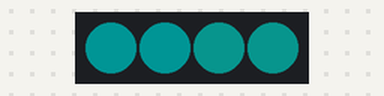
A sketch run on a simulated Arduino Uno, built with avr-gcc and run on an emulated ATmega328P. On the bench: 4 RGB LEDs in strip order, left to right. Dim RGB values are drawn brighter than linear.

Above: at 1.2 s.
Timing chart, 0 to 2.7 s (numbered marks = the images above):
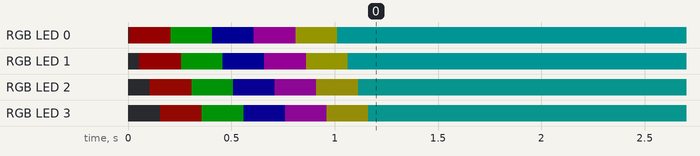

The sketch:

3_2_color_flowing_light.ino
```cpp
//Clockwise and counterclockwise colored flowing lights

#include <FastLED.h>

#define LED_PIN A1
#define NUM_LEDS 4

CRGB leds[NUM_LEDS];

void setup()
{
  FastLED.addLeds<WS2812, LED_PIN, GRB>(leds, NUM_LEDS);
  FastLED.setMaxPowerInVoltsAndMilliamps(5, 500);
  FastLED.clear();
  FastLED.show();
}

void loop()
{
  //Dark color, red → green, clockwise
  for (int i = 0; i < NUM_LEDS; i++ )
  {
    leds[i] = CRGB(255 - 7 * i, 7 * i, 0 );
    FastLED.setBrightness(20);
    FastLED.show();
    delay (50);
  }

  //Dark color, green → blue, clockwise
  for (int i = 0; i < NUM_LEDS; i++ )
  {
    leds[i] = CRGB(0, 255 - 7 * i, 7 * i );
    FastLED.setBrightness(20);
    FastLED.show();
    delay (50);
  }

  //Dark color, blue → red, clockwise
  for (int i = 0; i < NUM_LEDS; i++ )
  {
    leds[i] = CRGB(7 * i, 0, 255 - 7 * i );
    FastLED.setBrightness(20);
    FastLED.show();
    delay (50);
  }

  //Light color, red → green, clockwise
  for (int i = 0; i < NUM_LEDS; i++ )
  {
    leds[i] = CRGB(255 - 7 * i, 7 * i, 255);
    FastLED.setBrightness(20);
    FastLED.show();
    delay (50);
  }

 //Light color, green → blue, clockwise
  for (int i = 0; i < NUM_LEDS; i++ )
  {
    leds[i] = CRGB(255, 255 - 7 * i, 7 * i);
    FastLED.setBrightness(20);
    FastLED.show();
    delay (50);
  }

//Light color, blue → red, clockwise
  for (int i = 0; i < NUM_LEDS; i++ )
  {
    leds[i] = CRGB(7 * i, 255, 255 - 7 * i);
    FastLED.setBrightness(20);
    FastLED.show();
    delay (50);
  }

//Dark color, red → blue, counterclockwise
  for (int i = NUM_LEDS; i > 0; i-- )
  {
    leds[i] = CRGB(255 - 7 * i, 0, 7 * i );
    FastLED.setBrightness(20);
    FastLED.show();
    delay (50);
  }

//Dark color, blue → green, counterclockwise
  for (int i = NUM_LEDS; i > 0; i-- )
  {
    leds[i] = CRGB(0, 7 * i, 255 - 7 * i );
    FastLED.setBrightness(20);
    FastLED.show();
    delay (50);
  }

//Dark color, green → red, counterclockwise
  for (int i = NUM_LEDS; i > 0; i-- )
  {
    leds[i] = CRGB(7 * i , 255 - 7 * i, 0);
    FastLED.setBrightness(20);
    FastLED.show();
    delay (50);
  }

//Light color, red → blue, counterclockwise
  for (int i = NUM_LEDS; i > 0; i-- )
  {
    leds[i] = CRGB(255 - 7 * i, 255, 7 * i );
    FastLED.setBrightness(20);
    FastLED.show();
    delay (50);
  }

//Light color, blue → green, counterclockwise
  for (int i = NUM_LEDS; i > 0; i-- )
  {
    leds[i] = CRGB(255, 7 * i, 255 - 7 * i );
    FastLED.setBrightness(20);
    FastLED.show();
    delay (50);
  }

//Light color, green → red, counterclockwise
  for (int i = NUM_LEDS; i > 0; i-- )
  {
    leds[i] = CRGB(7 * i , 255 - 7 * i, 255);
    FastLED.setBrightness(20);
    FastLED.show();
    delay (50);
  }
}
```

Measured:
- by itself, RGB LED 0: off → RGB(20, 0, 0) at 0.01 s, → RGB(0, 20, 0) 0.20 s later, → RGB(0, 0, 20) 0.20 s later, → RGB(20, 0, 20) 0.20 s later, … (6 changes in this stretch)
- by itself, RGB LED 1: off → RGB(20, 0, 0) at 0.06 s, → RGB(0, 20, 0) 0.20 s later, → RGB(0, 0, 20) 0.20 s later, → RGB(20, 0, 20) 0.20 s later, … (6 changes in this stretch)
